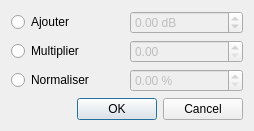
<?xml version="1.0" encoding="UTF-8"?>
<ui version="4.0">
 <class>DialogChangeVolume</class>
 <widget class="QDialog" name="DialogChangeVolume">
  <property name="windowModality">
   <enum>Qt::ApplicationModal</enum>
  </property>
  <property name="geometry">
   <rect>
    <x>0</x>
    <y>0</y>
    <width>254</width>
    <height>119</height>
   </rect>
  </property>
  <property name="windowTitle">
   <string>Modifier le volume</string>
  </property>
  <property name="windowIcon">
   <iconset resource="../ressources.qrc">
    <normaloff>:/icones/icon</normaloff>:/icones/icon</iconset>
  </property>
  <layout class="QGridLayout" name="gridLayout">
   <item row="0" column="0">
    <widget class="QRadioButton" name="radioAdd">
     <property name="text">
      <string>Ajouter</string>
     </property>
    </widget>
   </item>
   <item row="1" column="0">
    <widget class="QRadioButton" name="radioMultiply">
     <property name="text">
      <string>Multiplier</string>
     </property>
    </widget>
   </item>
   <item row="2" column="0">
    <widget class="QRadioButton" name="radioNormalize">
     <property name="text">
      <string>Normaliser</string>
     </property>
    </widget>
   </item>
   <item row="2" column="1">
    <widget class="QDoubleSpinBox" name="doubleSpinNormalize">
     <property name="enabled">
      <bool>false</bool>
     </property>
     <property name="suffix">
      <string> %</string>
     </property>
     <property name="decimals">
      <number>2</number>
     </property>
     <property name="maximum">
      <double>100.000000000000000</double>
     </property>
    </widget>
   </item>
   <item row="3" column="0" colspan="2">
    <widget class="QDialogButtonBox" name="buttonBox">
     <property name="orientation">
      <enum>Qt::Horizontal</enum>
     </property>
     <property name="standardButtons">
      <set>QDialogButtonBox::Cancel|QDialogButtonBox::Ok</set>
     </property>
    </widget>
   </item>
   <item row="1" column="1">
    <widget class="QDoubleSpinBox" name="doubleSpinMultiply">
     <property name="enabled">
      <bool>false</bool>
     </property>
     <property name="maximum">
      <double>10.000000000000000</double>
     </property>
     <property name="singleStep">
      <double>0.100000000000000</double>
     </property>
    </widget>
   </item>
   <item row="0" column="1">
    <widget class="QDoubleSpinBox" name="doubleSpinAdd">
     <property name="enabled">
      <bool>false</bool>
     </property>
     <property name="suffix">
      <string> dB</string>
     </property>
     <property name="minimum">
      <double>-200.000000000000000</double>
     </property>
     <property name="maximum">
      <double>200.000000000000000</double>
     </property>
    </widget>
   </item>
  </layout>
 </widget>
 <resources>
  <include location="../ressources.qrc"/>
 </resources>
 <connections>
  <connection>
   <sender>buttonBox</sender>
   <signal>accepted()</signal>
   <receiver>DialogChangeVolume</receiver>
   <slot>accept()</slot>
   <hints>
    <hint type="sourcelabel">
     <x>248</x>
     <y>254</y>
    </hint>
    <hint type="destinationlabel">
     <x>157</x>
     <y>274</y>
    </hint>
   </hints>
  </connection>
  <connection>
   <sender>buttonBox</sender>
   <signal>rejected()</signal>
   <receiver>DialogChangeVolume</receiver>
   <slot>reject()</slot>
   <hints>
    <hint type="sourcelabel">
     <x>316</x>
     <y>260</y>
    </hint>
    <hint type="destinationlabel">
     <x>286</x>
     <y>274</y>
    </hint>
   </hints>
  </connection>
 </connections>
</ui>
